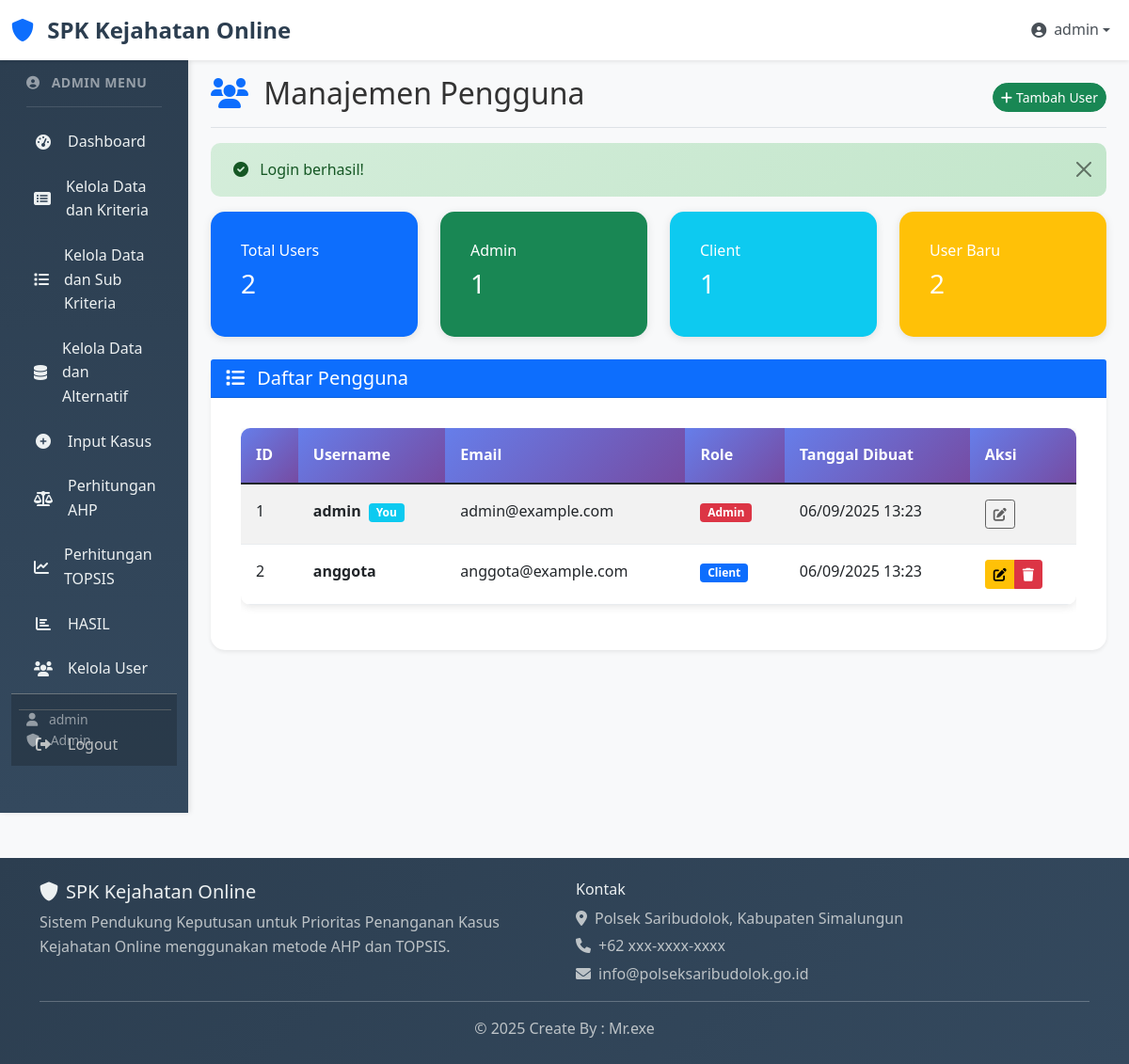
/admin/manage_users.php (signed in), run on the app's committed database.
### tables this page shows
CREATE TABLE IF NOT EXISTS users (
    id INT AUTO_INCREMENT PRIMARY KEY,
    username VARCHAR(50) UNIQUE NOT NULL,
    password VARCHAR(255) NOT NULL,
    email VARCHAR(100),
    role VARCHAR(50) NOT NULL DEFAULT 'client',
    created_at TIMESTAMP DEFAULT CURRENT_TIMESTAMP
);

### admin/manage_users.php (the view, shortened to what this page needs)
<?php
include '../includes/header.php';
include '../config/database.php';
$sql = "SELECT id, username, email, role, created_at FROM users ORDER BY created_at DESC";
$result = $conn->query($sql);
$users = [];
if ($result) {
    while ($row = $result->fetch_assoc()) {
        $users[] = $row;
    }
}
?>
<div class="container-fluid">
    <div class="row">
        <?php include '../includes/sidebar.php'; ?>
        <main class="col-md-9 ms-sm-auto col-lg-10 px-md-4">
            <div class="d-flex justify-content-between flex-wrap flex-md-nowrap align-items-center pt-3 pb-2 mb-3 border-bottom">
                <h1 class="h2">
                    <i class="fas fa-users me-2 text-primary"></i>
                    Manajemen Pengguna
                </h1>
                <div class="btn-toolbar mb-2 mb-md-0">
                    <button type="button" class="btn btn-sm btn-success" data-bs-toggle="modal" data-bs-target="#addUserModal">
                        <i class="fas fa-plus me-1"></i>Tambah User
                    </button>
                </div>
            </div>
            <?php if (isset($_SESSION['success'])): ?>
                <div class="alert alert-success alert-dismissible fade show" role="alert">
                    <i class="fas fa-check-circle me-2"></i>
                    <?php echo $_SESSION['success']; unset($_SESSION['success']); ?>
                    <button type="button" class="btn-close" data-bs-dismiss="alert"></button>
                </div>
            <?php endif; ?>
            <div class="row mb-4">
                <div class="col-md-3">
                    <div class="card bg-primary text-white">
                        <div class="card-body">
                            <h6 class="card-title">Total Users</h6>
                            <h3><?php echo count($users); ?></h3>
                        </div>
                    </div>
                </div>
                <div class="col-md-3">
                    <div class="card bg-success text-white">
                        <div class="card-body">
                            <h6 class="card-title">Admin</h6>
                            <h3><?php echo count(array_filter($users, function($u) { return $u['role'] == 'admin'; })); ?></h3>
                        </div>
                    </div>
                </div>
                <div class="col-md-3">
                    <div class="card bg-info text-white">
                        <div class="card-body">
                            <h6 class="card-title">Client</h6>
                            <h3><?php echo count(array_filter($users, function($u) { return $u['role'] == 'client'; })); ?></h3>
                        </div>
                    </div>
                </div>
                <div class="col-md-3">
                    <div class="card bg-warning text-white">
                        <div class="card-body">
                            <h6 class="card-title">User Baru</h6>
                            <h3><?php
                                $today = date('Y-m-d');
                                echo count(array_filter($users, function($u) use ($today) {
                                    return date('Y-m-d', strtotime($u['created_at'])) == $today;
                                }));
                            ?></h3>
                        </div>
                    </div>
                </div>
            </div>
            <div class="card shadow-sm">
                <div class="card-header bg-primary text-white">
                    <h5 class="card-title mb-0">
                        <i class="fas fa-list me-2"></i>
                        Daftar Pengguna
                    </h5>
                </div>
                <div class="card-body">
                    <div class="table-responsive">
                        <table class="table table-striped table-hover">
                            <thead class="table-dark">
                                <tr>
                                    <th>ID</th>
                                    <th>Username</th>
                                    <th>Email</th>
                                    <th>Role</th>
                                    <th>Tanggal Dibuat</th>
                                    <th>Aksi</th>
                                </tr>
                            </thead>
                            <tbody>
                                <?php if (count($users) > 0): ?>
                                    <?php foreach ($users as $user): ?>
                                        <tr>
                                            <td><?php echo $user['id']; ?></td>
                                            <td>
                                                <strong><?php echo htmlspecialchars($user['username']); ?></strong>
                                                <?php if ($user['id'] == $_SESSION['user_id']): ?>
                                                    <span class="badge bg-info ms-1">You</span>
                                                <?php endif; ?>
                                            </td>
                                            <td><?php echo htmlspecialchars($user['email'] ?? 'N/A'); ?></td>
                                            <td>
                                                <?php if ($user['role'] == 'admin'): ?>
                                                    <span class="badge bg-danger">Admin</span>
                                                <?php else: ?>
                                                    <span class="badge bg-primary">Client</span>
                                                <?php endif; ?>
                                            </td>
                                            <td><?php echo date('d/m/Y H:i', strtotime($user['created_at'])); ?></td>
                                            <td>
                                                <div class="btn-group btn-group-sm" role="group">
                                                    <button type="button" class="btn btn-warning"
                                                            data-bs-toggle="modal"
                                                            data-bs-target="#editRoleModal<?php echo $user['id']; ?>"
                                                            <?php echo ($user['id'] == 1) ? 'disabled' : ''; ?>>
                                                        <i class="fas fa-edit"></i>
                                                    </button>
                                                    <?php if ($user['id'] != 1 && $user['id'] != $_SESSION['user_id']): ?>
                                                        <a href="?delete=<?php echo $user['id']; ?>"
                                                           class="btn btn-danger"
                                                           onclick="return confirm('Apakah Anda yakin ingin menghapus user ini?')">
                                                            <i class="fas fa-trash"></i>
                                                        </a>
                                                    <?php endif; ?>
                                                </div>
                                            </td>
                                        </tr>
                                    <?php endforeach; ?>
                                <?php else: ?>
                                    <tr>
                                        <td colspan="6" class="text-center">Tidak ada pengguna ditemukan.</td>
                                    </tr>
                                <?php endif; ?>
                            </tbody>
                        </table>
                    </div>
                </div>
            </div>
        </main>
    </div>
</div>
<?php include '../includes/footer.php'; ?>

### data on the page
users: id "1", username "admin", shows "You", email "admin@example.com", role "Admin", created_at "06/09/2025 13:23"
users: id "2", username "anggota", email "anggota@example.com", role "Client", created_at "06/09/2025 13:23"

### other printed values
$_SESSION['username'] "admin"
$_SESSION['role'] "ADMIN"
$_SESSION['role'] "Admin"
$_SESSION['success'] "Login berhasil!"
count($users) "2"
